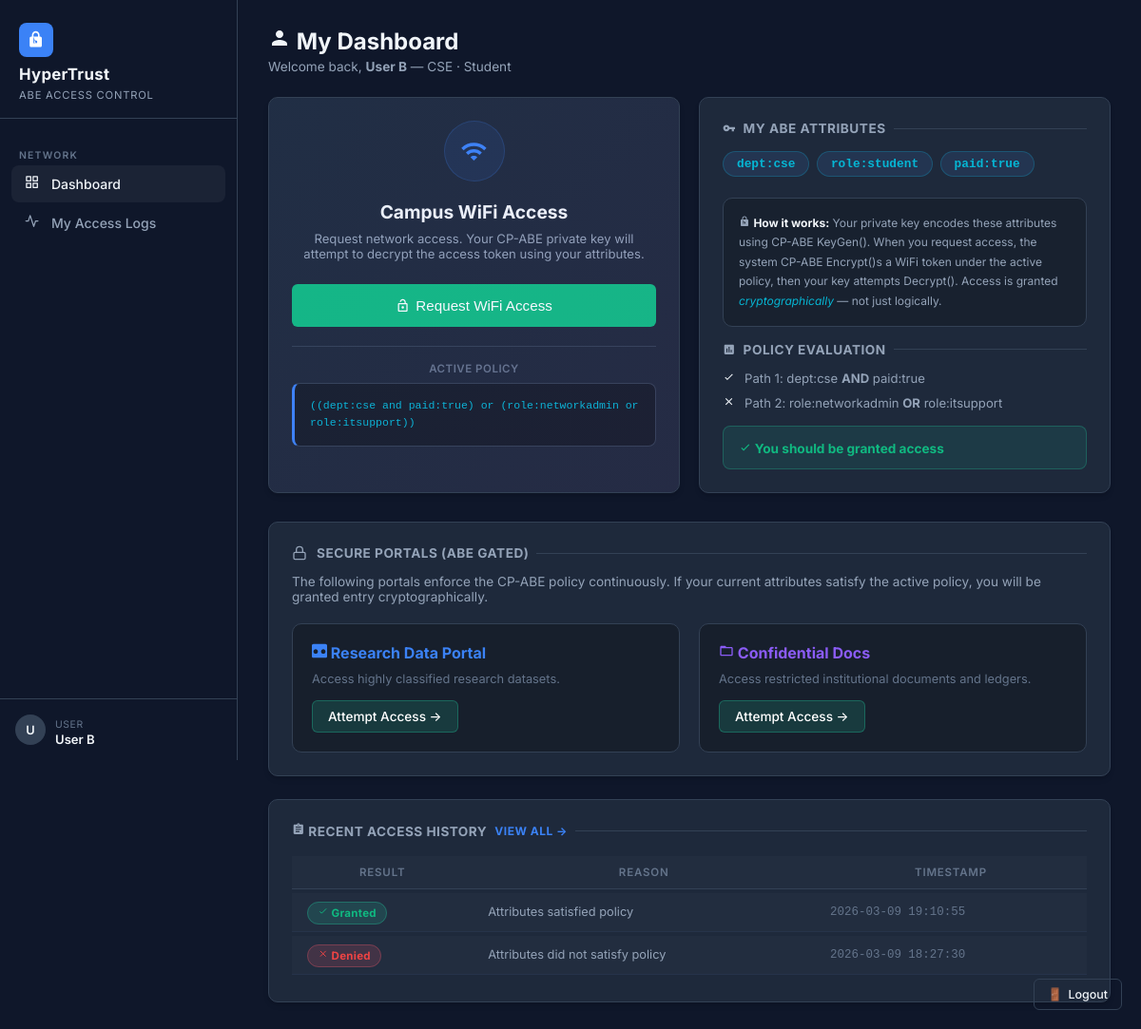
Before: /user/dashboard (signed in) with the older database file.
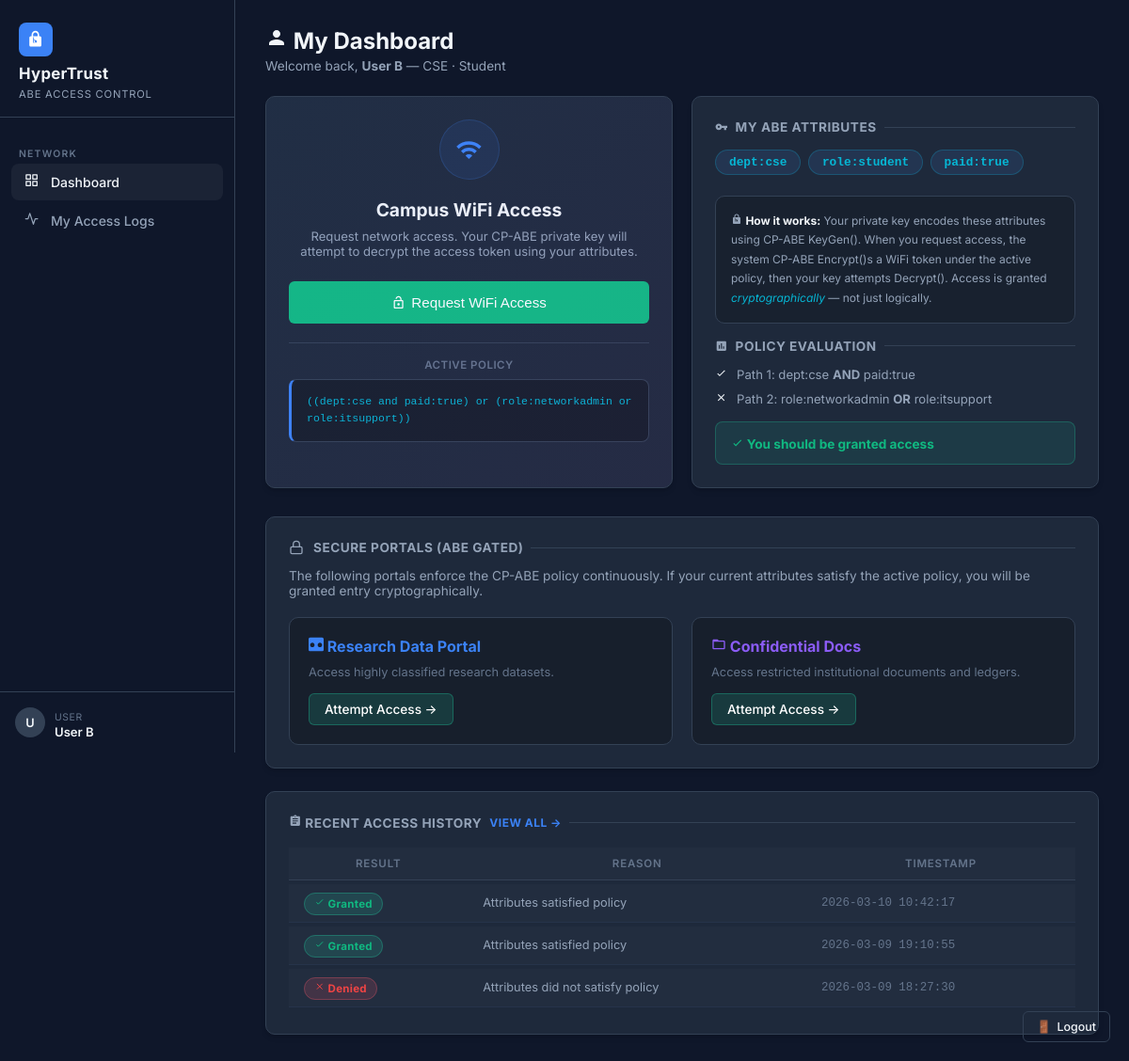
After: the same page with the newer database file.
### tables this page shows
CREATE TABLE access_logs (
    id           INTEGER PRIMARY KEY AUTOINCREMENT,
    user_id      INTEGER NOT NULL REFERENCES users(id),
    token_id     INTEGER REFERENCES access_tokens(id),
    attempt_time DATETIME DEFAULT CURRENT_TIMESTAMP,
    success      INTEGER NOT NULL DEFAULT 0,
    reason       TEXT    NOT NULL DEFAULT ''
);

### routes/user.py (the view)
@user_bp.route("/dashboard")
@login_required
def dashboard():
    db          = get_db()
    user        = get_user_by_id(db, session["user_id"])
    attributes  = get_user_attributes(db, session["user_id"])
    recent_logs = get_user_logs(db, session["user_id"])[:5]
    return render_template(
        "user/dashboard.html",
        user=user,
        attributes=attributes,
        recent_logs=recent_logs,
        policy=WIFI_POLICY
    )

### db.py (called while the page is built)
def get_db():
    if "db" not in g:
        g.db = sqlite3.connect(
            current_app.config["DB_PATH"],
            detect_types=sqlite3.PARSE_DECLTYPES
        )
        g.db.row_factory = sqlite3.Row
        g.db.execute("PRAGMA foreign_keys = ON")
    return g.db

def get_user_by_id(db, user_id: int):
    return db.execute("SELECT * FROM users WHERE id = ?", (user_id,)).fetchone()

def get_user_private_key(db, user_id: int) -> dict | None:
    row = db.execute(
        "SELECT private_key_json FROM user_keys WHERE user_id = ?", (user_id,)
    ).fetchone()
    if row:
        return json.loads(row["private_key_json"])
    return None

def get_user_attributes(db, user_id: int) -> list[str]:
    row = get_user_private_key(db, user_id)
    if row:
        return row.get("attributes", [])
    return []

def get_user_logs(db, user_id: int):
    return db.execute(
        """SELECT l.*, u.username
           FROM access_logs l
           JOIN users u ON l.user_id = u.id
           WHERE l.user_id = ?
           ORDER BY l.attempt_time DESC
           LIMIT 100""",
        (user_id,)
    ).fetchall()

### templates/user/dashboard.html (shortened to what the changed rows need)
{% extends "base.html" %}
{% block content %}
<div class="page-header">
    <h2><svg viewBox="0 0 24 24" width="1em" height="1em" fill="currentColor">
            <path
                d="M12 12c2.21 0 4-1.79 4-4s-1.79-4-4-4-4 1.79-4 4 1.79 4 4 4zm0 2c-2.67 0-8 1.34-8 4v2h16v-2c0-2.66-5.33-4-8-4z" />
        </svg> My Dashboard</h2>
</div>
<div class="grid-2">
    <div class="glass-card p-6">
        {% if attributes %}
        <div style="margin-bottom:20px;">
            {% for attr in attributes %}
            <span class="badge-attr" style="font-size:0.8rem;padding:5px 14px;">{{ attr }}</span>
            {% endfor %}
        </div>
        {% set attrs_set = attributes | map('lower') | list %}
        {% set has_cse = 'dept:cse' in attrs_set %}
        {% set has_paid = 'paid:true' in attrs_set %}
        {% set has_admin = 'role:networkadmin' in attrs_set %}
        {% set has_it = 'role:itsupport' in attrs_set %}
        {% set path1 = has_cse and has_paid %}
        {% set path2 = has_admin or has_it %}
        {% set will_pass = path1 or path2 %}
        {% endif %}
    </div>
</div>
{% if recent_logs %}
<div class="glass-card p-6 mt-4">
    <div style="overflow-x:auto;">
        <table class="ht-table">
            <thead>
                <tr>
                    <th>Result</th>
                    <th>Reason</th>
                    <th>Timestamp</th>
                </tr>
            </thead>
            <tbody>
                {% for log in recent_logs %}
                <tr>
                    <td>{% if log.success %}<span class="badge-granted"><svg viewBox="0 0 24 24" width="1em"
                                height="1em" stroke="currentColor" fill="none" stroke-width="2">
                                <path d="M5 13l4 4L19 7" />
                            </svg> Granted</span>{% else %}<span class="badge-denied"><svg viewBox="0 0 24 24"
                                width="1em" height="1em" stroke="currentColor" fill="none" stroke-width="2">
                                <path d="M18 6L6 18M6 6l12 12" />
                            </svg> Denied</span>{% endif %}</td>
                    <td style="font-size:0.8rem;color:var(--text-secondary);">{{ log.reason or '—' }}</td>
                    <td class="mono text-muted-ht" style="font-size:0.78rem;">{{ log.attempt_time }}</td>
                </tr>
                {% endfor %}
            </tbody>
        </table>
    </div>
</div>
{% endif %}
{% endblock %}

Changed rows visible on the page:
added access_logs: success 1 (drawn), reason "Attributes satisfied policy", attempt_time "2026-03-10 10:42:17"
